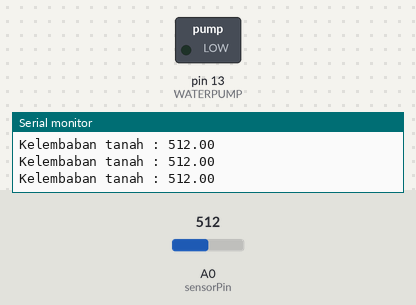
Simulated run of this sketch. Board: Arduino Uno, built with avr-gcc and run on an emulated ATmega328P. On the bench: switched loads named in the sketch (green lamp = pin HIGH), the last lines printed to the serial monitor. The inputs (shaded band) are chosen by the test bench; at power-on: A0 (sensorPin) = 512.

Above: at 1.3 s.
1.4 s: A0 (sensorPin) set to 589
2.9 s: A0 (sensorPin) set to 609
At 3.4 s:
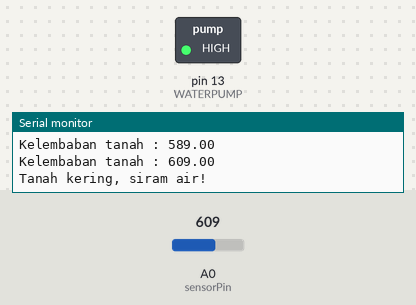
Timing chart, 0 to 10.0 s (numbered marks = the images above; inputs shaded):
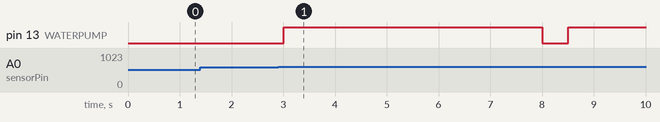

Measured:
- the behaviour switches between 599 and 600 on A0 (sensorPin) (found by bisection; images 0 and 1)
- after the input at 2.9 s, pin 13 (WATERPUMP): LOW → HIGH after 0.11 s, → LOW 5.0 s later, → HIGH 0.50 s later

The sketch:

penyiraman_tanaman_otomatis.ino
```cpp
#include "WiFiEsp.h"
#include "SoftwareSerial.h"
// SoftwareSerial ESPserial(2, 3); // pin RX | TX

// untuk koneksi ke Wi Fi
char ssid[] = "abcde"; // isi dengan nama profile wifi
char pass[] = "uwuuuuuu"; // isi password wifi
char server[] = "http://wateringsystem.epizy.com/"; // isi server hosting

// inisialisasi Pin yang digunakan
int sensorPin = A0;
int WATERPUMP = 13; // motor pump terkoneksi ke pin 13

bool statusKomunikasiWifi = false; // cek berhasil komunikasi
bool responDariServer = false; // cek jika ada respon server
unsigned long waktuMulaiMintaData; // periode mulai pengambilan data dari server
unsigned long waktuMintaData = 5000; // minta data setiap 5000ms
WiFiEspClient client; // client server
int status = WL_IDLE_STATUS; // status Wi Fi

String respon = ""; // penampung data respon dari server
String mode1 = "0"; // mode 1 aktif atau tidak
String mode2 = "0"; // mode 2 aktif atau tidak
unsigned long waktuJadwal; // periode waktu yang ditentukan user
unsigned long waktuMulaiJadwal; // periode mulai waktu berjalan
bool sudahAmbilMode = false; // cek apabila sudah ambil data server

void setup() {
  Serial.begin(9600);

  /*
  Serial.println("Koneksi arduino dengan mySql menggunakan ESp8266 dan XAMPP");

  ESPserial.begin(115200);
  WiFi.init(&ESPserial);

  // attempt to connect to WiFi network
  while ( status != WL_CONNECTED) {
    Serial.print("Attempting to connect to WPA SSID: ");
    Serial.println(ssid);
    // Connect to WPA/WPA2 network
    status = WiFi.begin(ssid, pass);
  }

  // you're connected now, so print out the data
  Serial.println("You're connected to the network");
  */

  // inisialisasi waktu mulai ambil data
  waktuMulaiMintaData = millis();
  waktuMulaiJadwal = millis();

  // inisialisasi Pin
  pinMode(WATERPUMP, OUTPUT); //mengatur pin 13 agar menjadi output
  pinMode(sensorPin, INPUT); // mengatur pin 8 menjadi input, untuk menginisialisasu ke port serial
}

void loop() {
  /*
  // proses pengambilan data dari server
  if (waktuMintaData <= millis() - waktuMulaiMintaData)
  {
    statusKomunikasiWifi = ambilDatabase();
    waktuMulaiMintaData = millis();
  }

  // proses konversi hasil data server ke variabel respon
  if (statusKomunikasiWifi)
  {
    // if there are incoming bytes available
    // from the server, read them and print them
    respon = "";
    while (client.available())
    {
      char c = client.read();
      respon += c;
    }

    // if the server's disconnected, stop the client
    if (!client.connected()) {
      Serial.println("Disconnecting from server...");
      client.stop();
      statusKomunikasiWifi = false;
      responDariServer = true;
    }
  }

  // penanganan data yang diretima dari server
  if (responDariServer)
  {
    responDariServer = false;
    //Serial.println(respon);
    int posisiData = respon.indexOf("\r\n\r\n");
    String data = respon.substring(posisiData + 4);
    data.trim();

    // memecahkan data server menjadi beberapa data
    mode1 = data.substring(0, 1);
    mode2 = data.substring(2, 3);
    String waktu = data.substring(4);
    int panjang = waktu.length();
    char waktu2[panjang];
    for (int i = 0; i<panjang; i++){
      waktu2[i] = waktu[i];
    }
    waktuJadwal = atol(waktu2)*3600000;

    Serial.println("Data dari server");
    Serial.println(waktuJadwal);
    Serial.println(mode1);
    Serial.println(mode2);

    sudahAmbilMode = true;
  }
  */

  // inisialisasi data input user secara statis
  mode1 = "1";
  mode2 = "1";
  waktuJadwal = 30000;

  sudahAmbilMode = true;

  // proses aktivasi fitur yang ada
  if (sudahAmbilMode) {
    float kelembaban = analogRead(sensorPin);

    Serial.print("Kelembaban tanah : ");
    Serial.println(kelembaban);

    // fitur penjadwalan
    if (mode1 == "1") {
      if (millis() - waktuMulaiJadwal >= waktuJadwal){
        Serial.println("Waktu tiba, siram air!");
        digitalWrite(WATERPUMP, HIGH);
        waktuMulaiJadwal = millis();
        delay(7500);
      }
    }

    // fitur sensor tanah
    if (mode2 == "1") {
      if (kelembaban >= 600 ) {
        Serial.println("Tanah kering, siram air!");
        digitalWrite(WATERPUMP, HIGH);
        delay(5000);
      }
    }

    digitalWrite(WATERPUMP, LOW);


    // mengirim log data kelembapan ke server
    /*
    statusKomunikasiWifi = kirimKeDatabase(kelembaban)
    // if the server's disconnected, stop the client
    if (!client.connected()) {
      Serial.println("Disconnecting from server...");
      client.stop();
      statusKomunikasiWifi = false;
    }
    */
  }
  delay(500);
}

/*
bool ambilDatabase()
{
  Serial.println();
  Serial.println("Starting connection to server...");
  // if you get a connection, report back via serial
  if (client.connect(server, 80)) {
    Serial.println("Connected to server");
    // Make a HTTP request
    client.print("GET /arduino_mysql/arduino_process.php?mode=mode");
    client.println(" HTTP/1.1");
    client.print("Host: ");
    client.println(server);
    client.println("Connection: close");
    client.println();

    long _startMillis = millis();
    while (!client.available() and (millis() - _startMillis < 2000));

    return true;
  }
  return false;
}
*/


/*
bool kirimKeDatabase(float humidity)
{
  Serial.println();
  Serial.println("Starting connection to server...");
  // if you get a connection, report back via serial
  if (client.connect(server, 80)) {
    Serial.println("Connected to server");
    // Make a HTTP request

    // parameter 1
    client.print("GET /arduino_mysql/arduino_process.php?");
    client.print("humidity=");
    client.print(humidity);

    client.println(" HTTP/1.1");
    client.print("Host: ");
    client.println(server);
    client.println("Connection: close");
    client.println();

    return true;
  }
  return false;
}
*/
```
